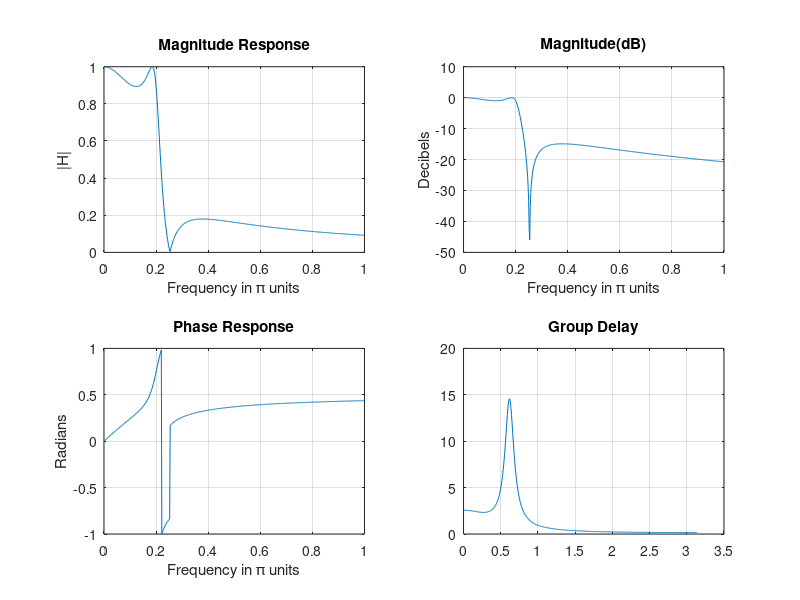

The MATLAB source for this figure:
clc;clear;close all;
% Digital Filter Specifications:
Wp = 0.2*pi; % digital Passband freq in rad
Ws = 0.3*pi; % digital Stopband freq in rad
Rp = 1; % Passband ripple in dB
As = 15; % Stopband attenuation in dB
% Analog Prototype Specifications: Inverse mapping for frequencies
T = 1; Fs = 1/T; % Set T=1
OmegaP = (2/T)*tan(Wp/2); % Prewarp Prototype Passband freq
OmegaS = (2/T)*tan(Ws/2); % Prewarp Prototype Stopband freq
% Analog Elliptic Prototype Filter Calculation:
ep = sqrt(10^(Rp/10)-1); A = 10^(As/20);
OmegaC = Wp; k = Wp/Ws; k1 = ep/sqrt(A*A-1);
capk = ellipke([k.^2 1-k.^2]); % Version 4.0 code
capk1 = ellipke([(k1 .^2) 1-(k1 .^2)]); % Version 4.0 code
N = ceil(capk(1)*capk1(2)/(capk(2)*capk1(1)));
[z,p,k] = ellipap(N,Rp,As);
ds = real(poly(p)); aNn = ds(N+1);
p = p*OmegaC; ds = real(poly(p)); aNu = ds(N+1);
cs = real(poly(z)); M = length(cs); bNn = cs(M);
z = z*OmegaC; cs = real(poly(z)); bNu = cs(M);
k = k*(aNu*bNn)/(aNn*bNu);
b0 = k; cs = k*cs;
%Elliptic Filter Order = 3
% Bilinear transformation:
[b,a] = bilinear(cs,ds,Fs); 

%plota
w = [0:1:500]*pi/500; H = freqs(cs,ds,w);
mag = abs(H); db = 20*log10((mag+eps)/max(mag)); pha = angle(H);
figure;set(gcf, 'Position', [0, 0, 700, 700])
subplot(222);plot(w/pi,db);grid on;title('Magnitude(dB)');xlabel('Frequency in \pi units');ylabel('Decibels');
subplot(221);plot(w/pi,mag);grid on;title('Magnitude Response');xlabel('Frequency in \pi units');ylabel('|H|');
subplot(223);plot(w/pi,-pha/pi);grid on;title('Phase Response');xlabel('Frequency in \pi units');ylabel('Radians');
subplot(224);grpdelay(b,a);grid on;title('Group Delay')
